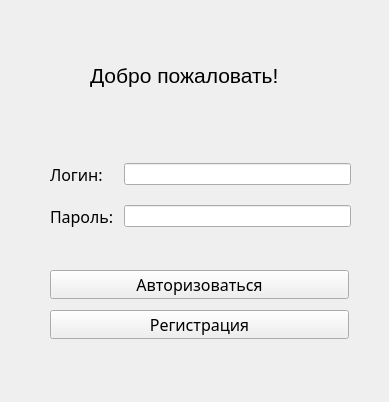
<?xml version="1.0" encoding="UTF-8"?>
<ui version="4.0">
 <class>Authorization</class>
 <widget class="QMainWindow" name="Authorization">
  <property name="geometry">
   <rect>
    <x>0</x>
    <y>0</y>
    <width>389</width>
    <height>402</height>
   </rect>
  </property>
  <property name="windowTitle">
   <string>Authorization</string>
  </property>
  <widget class="QWidget" name="centralwidget">
   <widget class="QWidget" name="gridLayoutWidget">
    <property name="geometry">
     <rect>
      <x>50</x>
      <y>150</y>
      <width>301</width>
      <height>91</height>
     </rect>
    </property>
    <layout class="QGridLayout" name="gridLayout">
     <item row="1" column="0">
      <widget class="QLabel" name="label">
       <property name="font">
        <font>
         <family>Gadugi</family>
         <pointsize>12</pointsize>
        </font>
       </property>
       <property name="text">
        <string>Пароль: </string>
       </property>
      </widget>
     </item>
     <item row="0" column="0">
      <widget class="QLabel" name="label_2">
       <property name="font">
        <font>
         <family>Gadugi</family>
         <pointsize>12</pointsize>
        </font>
       </property>
       <property name="text">
        <string>Логин: </string>
       </property>
      </widget>
     </item>
     <item row="0" column="1">
      <widget class="QLineEdit" name="login"/>
     </item>
     <item row="1" column="1">
      <widget class="QLineEdit" name="password"/>
     </item>
    </layout>
   </widget>
   <widget class="QLabel" name="label_3">
    <property name="geometry">
     <rect>
      <x>90</x>
      <y>60</y>
      <width>201</width>
      <height>31</height>
     </rect>
    </property>
    <property name="font">
     <font>
      <pointsize>16</pointsize>
     </font>
    </property>
    <property name="text">
     <string>Добро пожаловать!</string>
    </property>
   </widget>
   <widget class="QPushButton" name="registration">
    <property name="geometry">
     <rect>
      <x>50</x>
      <y>310</y>
      <width>299</width>
      <height>29</height>
     </rect>
    </property>
    <property name="font">
     <font>
      <family>Gadugi</family>
      <pointsize>12</pointsize>
     </font>
    </property>
    <property name="text">
     <string>Регистрация</string>
    </property>
   </widget>
   <widget class="QPushButton" name="authorization">
    <property name="geometry">
     <rect>
      <x>50</x>
      <y>270</y>
      <width>299</width>
      <height>29</height>
     </rect>
    </property>
    <property name="font">
     <font>
      <family>Gadugi</family>
      <pointsize>12</pointsize>
     </font>
    </property>
    <property name="text">
     <string>Авторизоваться</string>
    </property>
   </widget>
  </widget>
  <widget class="QMenuBar" name="menubar">
   <property name="geometry">
    <rect>
     <x>0</x>
     <y>0</y>
     <width>389</width>
     <height>22</height>
    </rect>
   </property>
  </widget>
 </widget>
 <resources/>
 <connections/>
</ui>
